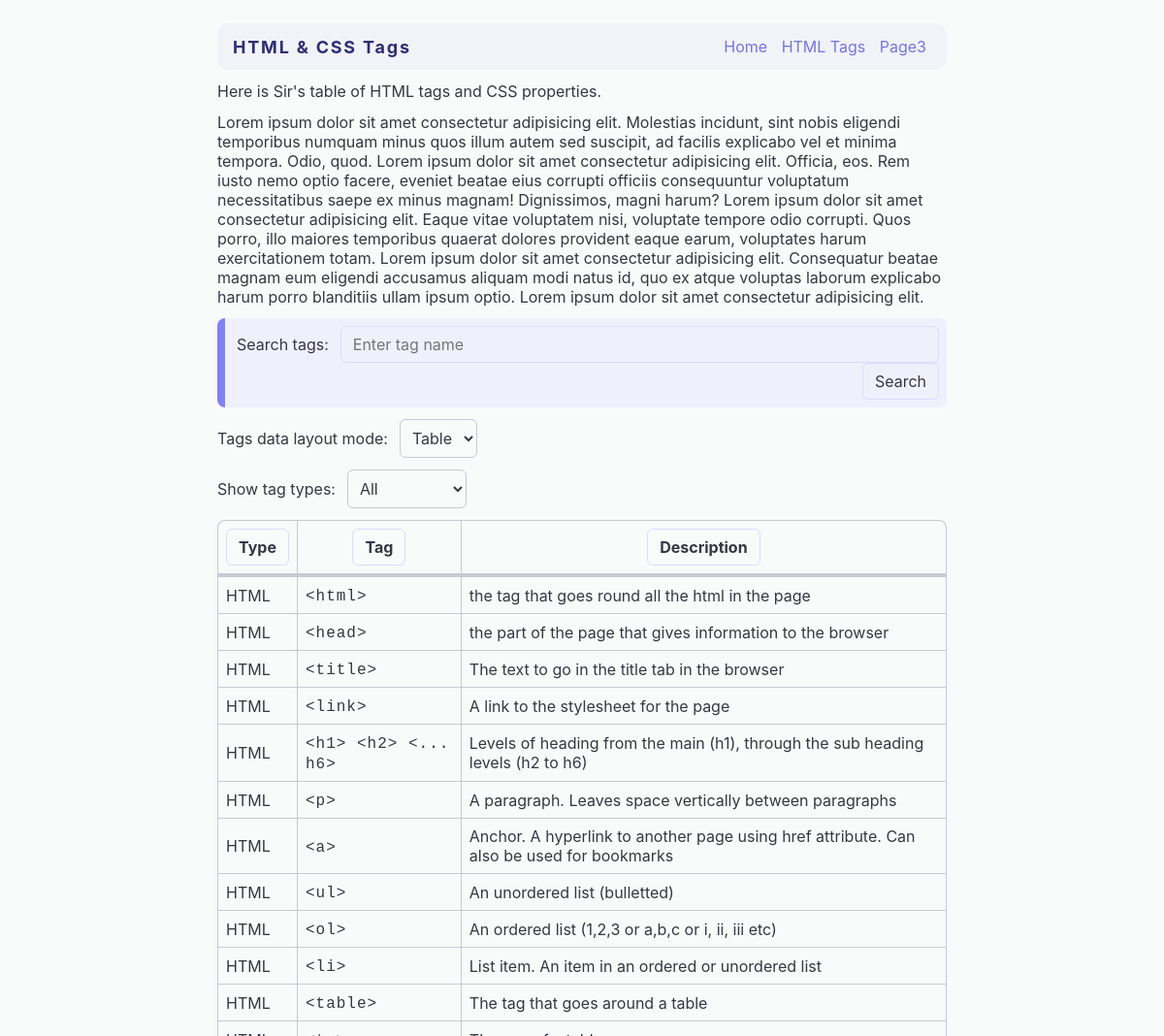
The app's page /html-tags (upper part), older data.
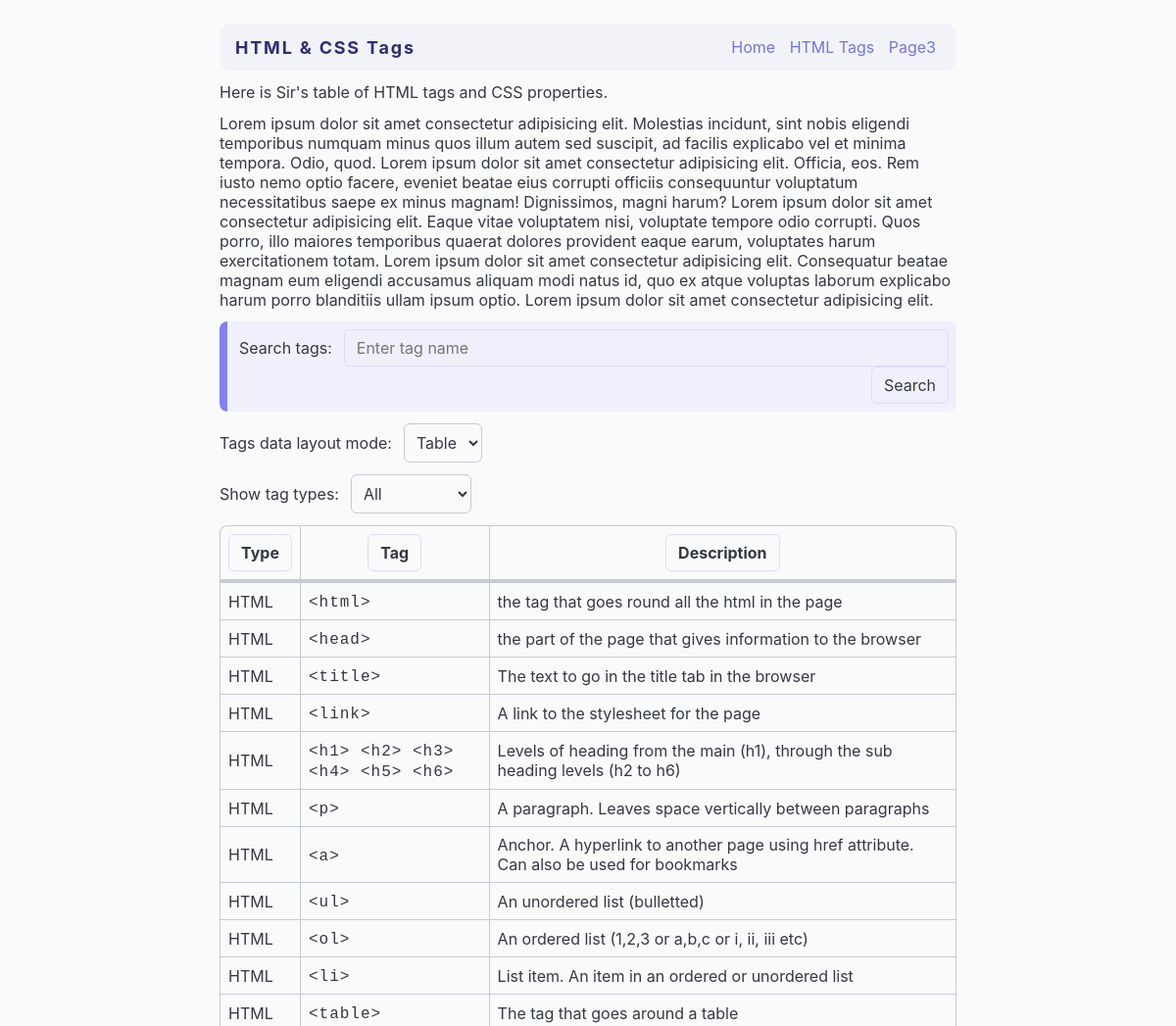
The same page, newer data.
### tables this page shows
CREATE TABLE "html_tags" (
	"id"	INTEGER NOT NULL UNIQUE,
	"type"	TEXT NOT NULL,
	"tag"	TEXT NOT NULL,
	"description"	TEXT NOT NULL,
	"last_modified_at"	INTEGER NOT NULL,
	"last_modified_by"	INTEGER NOT NULL,
	"created_at"	INTEGER NOT NULL,
	"created_by"	INTEGER NOT NULL,
	PRIMARY KEY("id" AUTOINCREMENT),
	FOREIGN KEY("created_by") REFERENCES "accounts"("id")
);

### app.py (the view)
@app.route("/html-tags")
def html_tags():
    db = get_db()
    cursor = db.cursor()
    tags = None
    search = False
    search_text = request.args.get('search-text')
    if (search_text is not None and search_text.strip() != ""):
        search = True
        tags = cursor.execute("SELECT * FROM html_tags WHERE tag LIKE ?",
                              ("%" + search_text + "%",)).fetchall()
    else:
        tags = cursor.execute(
            "SELECT * FROM html_tags ORDER BY type DESC").fetchall()
    def format_tags(tags):
        def format_tag(tag):
            def format_sub_tag(sub_tag):
                return"&lt;"+sub_tag+"&gt;"
            return " ".join(list(map(format_sub_tag,
                                     tag["tag"].split(", "))))
        return list(map(lambda tag: {
            'tag': format_tag(tag) if tag["type"] == "HTML" else tag["tag"],
            'raw_tag': tag["tag"],
            'type': tag['type'].upper(),
            'description': tag["description"]
        }, tags))
    formatted_tags = format_tags(tags)
    return render_template("html-tags.jinja",
                           tags=formatted_tags,
                           search=search,
                           query=search_text or "")

### app.py (called while the page is built)
def db_dict_factory(cursor, row):
    d = {}
    for idx, col in enumerate(cursor.description):
        d[col[0]] = row[idx]
    return d

def get_db():
    db = getattr(g, '_database', None)
    if db is None:
        db = g._database = sqlite3.connect(DATABASE_NAME)
        db.row_factory = db_dict_factory
    return db

@app.teardown_appcontext
def close_connection(exception):
    db = getattr(g, '_database', None)
    if db is not None:
        db.close()

### templates/html-tags.jinja (shortened to what this page needs)
{% extends 'layout.jinja' %}
{% block title %}HTML &amp; CSS Tags{% endblock %}
{% block content %}
    <p>Here is Sir's table of HTML tags and CSS properties.</p>
    <p>
        Lorem ipsum dolor sit amet
        consectetur adipisicing elit. Molestias incidunt, sint nobis eligendi temporibus
        numquam minus quos illum autem sed suscipit, ad facilis explicabo vel et minima
        tempora. Odio, quod. Lorem ipsum dolor sit amet consectetur adipisicing elit.
        Officia, eos. Rem iusto nemo optio facere, eveniet beatae eius corrupti officiis
        consequuntur voluptatum necessitatibus saepe ex minus magnam! Dignissimos, magni
        harum? Lorem ipsum dolor sit amet consectetur adipisicing elit. Eaque vitae
        voluptatem nisi, voluptate tempore odio corrupti. Quos porro, illo maiores
        temporibus quaerat dolores provident eaque earum, voluptates harum
        exercitationem totam. Lorem ipsum dolor sit amet consectetur adipisicing elit.
        Consequatur beatae magnam eum eligendi accusamus aliquam modi natus id, quo ex
        atque voluptas laborum explicabo harum porro blanditiis ullam ipsum optio. Lorem
        ipsum dolor sit amet consectetur adipisicing elit.
    </p>
    <section>
        <form action="/html-tags" method="get">
            <label for="tag-searhbox">
                Search tags:
                <input type="search"
                       name="search-text"
                       id="tag-searhbox"
                       placeholder="Enter tag name"
                       value="{{ query }}">
            </label>
            <div class="form-control-row">
                <button type="submit">Search</button>
            </div>
        </form>
        {% if tags|length > 0 %}
            <label for="change-layout-dropdown">
                Tags data layout mode:
                <select name="change-layout-dropdown"
                        id="change-layout-dropdown"
                        value="table">
                    <option value="table">
                        Table
                    </option>
                </select>
            </label>
            <label for="change-tag-filter-dropdown">
                Show tag types:
                <select name="change-tag-filter-dropdown"
                        id="change-tag-filter-dropdown"
                        value="all">
                    <option value="all">
                        All
                    </option>
                </select>
            </label>
            <div id="tags-data-wrapper">
                <table>
                    <thead>
                        <tr>
                            <th>
                                <button type="button" id="sort-type">Type</button>
                            </th>
                            <th>
                                <button type="button" id="sort-tag">Tag</button>
                            </th>
                            <th>
                                <button type="button" id="sort-description">Description</button>
                            </th>
                        </tr>
                    </thead>
                    <tbody>
                        {% for tag in tags %}
                            <tr>
                                <td>
                                    <p>{{ tag.type }}</p>
                                </td>
                                <td>
                                    <code>
                                        {{ tag.tag }}
                                    </code>
                                </td>
                                <td>
                                    <p>{{ tag.description }}</p>
                                </td>
                            </tr>
                        {% endfor %}
                    </tbody>
                </table>
            </div>
        {% else %}
            <p>No tags found for search query.</p>
        {% endif %}
    </section>
{% endblock %}

Row changes from the older to the newer data that the page shows:
changed html_tags "Levels of heading from the main (h1), through the sub heading levels (h2 to h6)": tag "<h1> <h2> <... h6>" → "<h1> <h2> <h3> <h4> <h5> <h6>"
